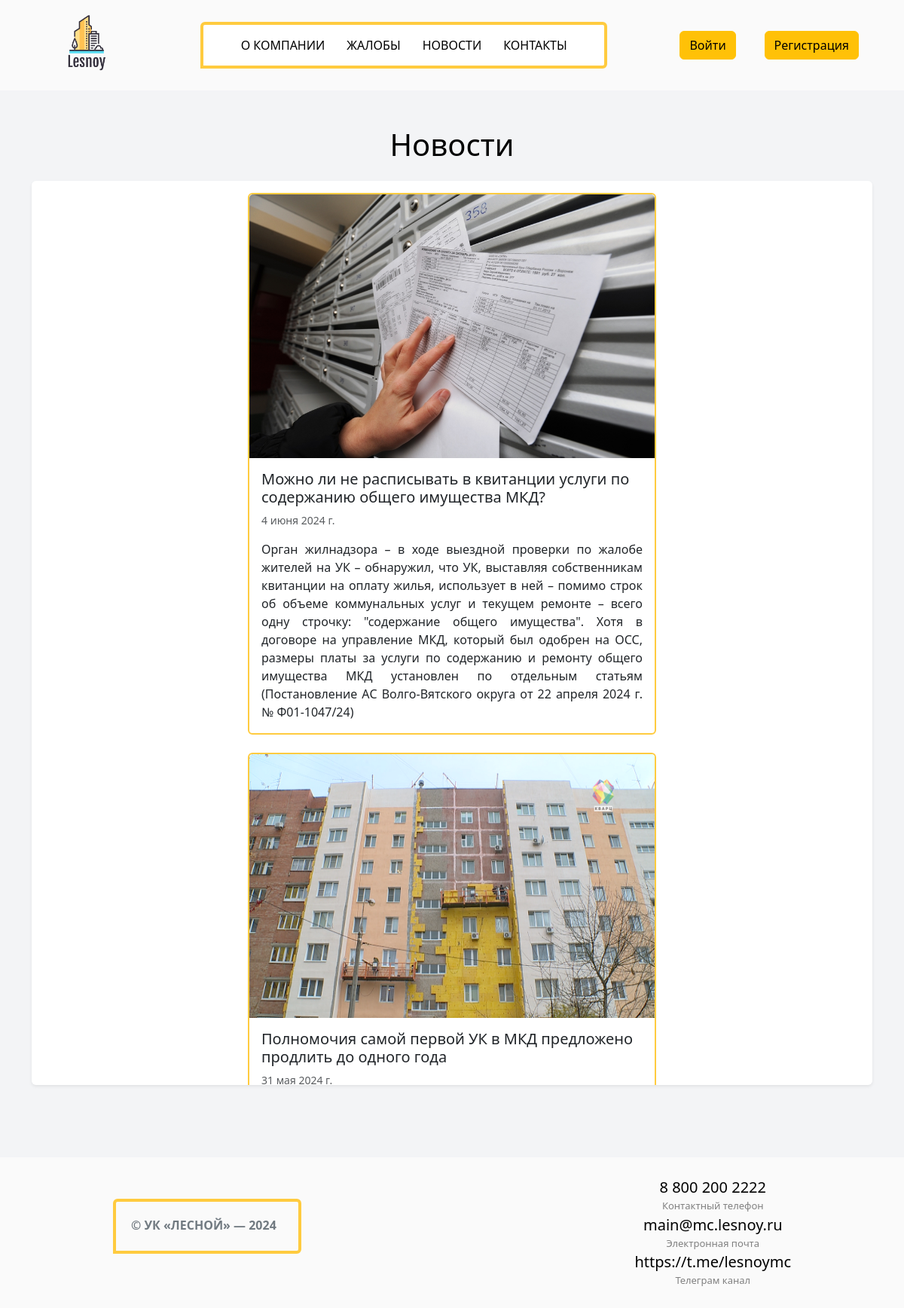
Page /news/ on the committed database.
### main/models.py (models this page shows, shortened)
class News(models.Model):
    class Meta:
        db_table = "news"
        verbose_name = "news"
        verbose_name_plural = "news"
    title = models.CharField(max_length=100, null=True)
    image = models.ImageField(upload_to="news/",null=True)
    publish_date = models.DateField(null=True)
    content = models.TextField(max_length=1000, null=True)

### main/views.py (the view)
# urls.py: path('news/', views.news_view, name="news"),
def news_view(request):
    news_list = models.News.objects.all().order_by("-publish_date")
    return render(request, "news.html", {"news": news_list})

### templates/news.html (shortened to what this page needs)
{% extends "index.html" %}
{% block content %}
<section>
  <div class="container pt-4 pb-5">
    <h1 class="mb-4 mt-4 text-center">Новости</h1>
    <div class="container shadow-sm p-3 mb-5 bg-white rounded" style="max-height: 1200px; overflow: auto;">
      {% if news %}
      {% for publication in news %}
      <div class="card w-50 mb-4" style="border-color: #ffcb3f; border-width: 2px; margin: 0 auto;">
        <img src="{{ publication.image.url }}" class="card-img-top" alt="Картинка" width="200" height="350">
        <div class="card-body">
          <h5 class="card-title">{{ publication.title }}</h5>
          <p class="text-muted" style="font-size: 14px;">{{ publication.publish_date }}</p>
          <p class="card-text" style="text-align: justify;">{{ publication.content }}</p>
        </div>
      </div>
      {% endfor %}
      {% else %}
      <div class="alert alert-info w-25" style="margin: 0 auto;">Новости отсутствуют</div>
      {% endif %}
    </div>
  </div>
</section>
{% endblock %}

### main/static/css/style.css (style rules this page uses)
body, html { margin: 0; padding: 0; color: #000; background: #fafafa }
section { background-color: #f3f4f6; }

### rows in the picture
News: image (picture), title "Можно ли не расписывать в квитанции услуги по содержанию общего имущества МКД?", publish_date "4 июня 2024 г.", content "Орган жилнадзора – в ходе выездной проверки по жалобе жителей на УК – обнаружил, что УК, выставляя собственникам квитанции на оплату жилья, использует в ней – помимо строк об объеме коммунальных услуг и текущем ремонте – всего одну строчку: \"содержание общего имущества\". Хотя в договоре на управление МКД, который был одобрен на ОСС, размеры платы за услуги по содержанию и ремонту общего имущества МКД установлен по отдельным статьям (Постановление АС Волго-Вятского округа от 22 апреля 2024 г. № Ф01-1047/24)"
News: image (picture), title "Полномочия самой первой УК в МКД предложено продлить до одного года", publish_date "31 мая 2024 г."
